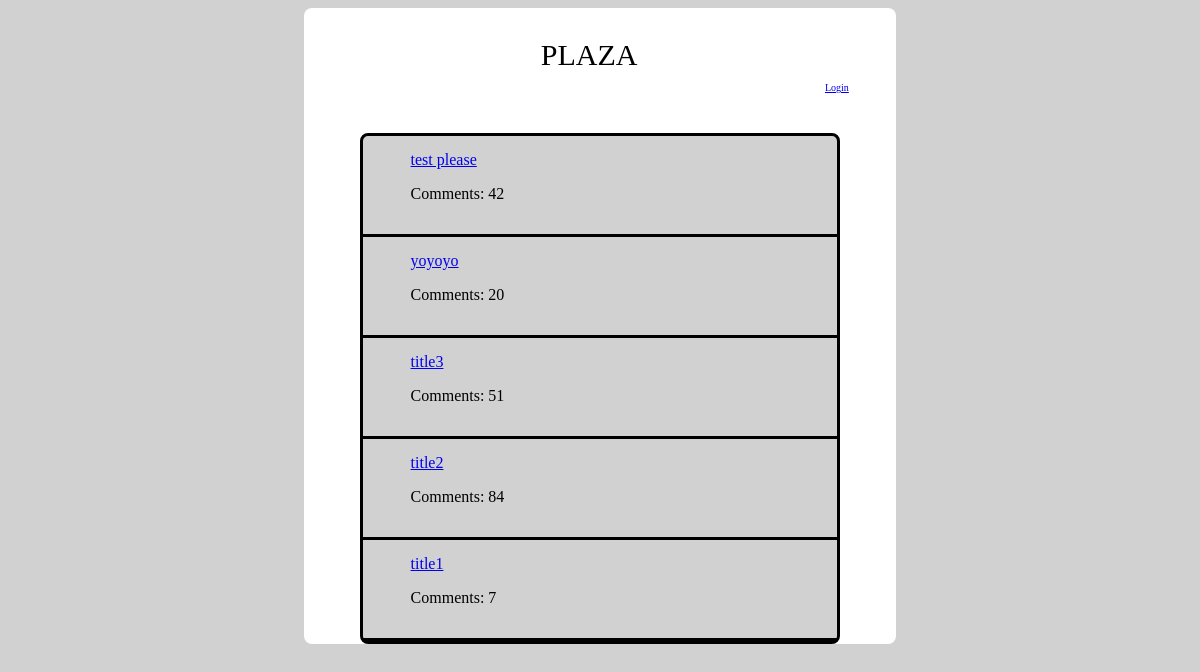
The page / on the database its author committed.
### tables this page shows
CREATE TABLE posts(
	postid INTEGER PRIMARY KEY AUTOINCREMENT,
	postcontent TEXT(500) NOT NULL,
	ownerid INTEGER NOT NULL,
	posttitle VARCHAR(50) NOT NULL,
	FOREIGN KEY(ownerid) REFERENCES users(userid)
	);

### plazapp/views/index.py (the view)
@plazapp.app.route('/')
def show_index():
        log_status = request.cookies.get('loggedin')
        payload = {}
        posts = get_posts(10)
        payload['posts'] = []
        for post in posts:
            post_dict = {}
            post_dict['title'] = post[3]
            post_dict['pid'] = post[2]
            post_dict['commentcount'] = randint(1, 100)
            payload['posts'].append(post_dict)
        if log_status == "yes":
                 payload['loggedin'] = False
        else:
                 payload['loggedin'] = True
        response = make_response(flask.render_template("index.html", **payload))
        return response

### plazapp/model.py (called while the page is built)
def get_db():
	if not hasattr(flask.g, 'sqlite_db'):
		flask.g.sqlite_db = sqlite3.connect(plazapp.app.config['DATABASE_FILENAME'])
		flask.g.sqlite_db('PRAGMA foreign_keys = ON')
	return flask.g.sqlite_db

def get_posts(postcount):
	cursor = get_db().cursor()
	cursor.execute("SELECT * FROM posts ORDER BY postid DESC LIMIT %d" % postcount)
	return cursor.fetchall()

### plazapp/templates/index.html (shortened to what this page needs)
<!DOCTYPE html>
<html>
	<head>
		<link rel="stylesheet" type="text/css" href="/static/css/style.css">
	</head>
	<body>
        	<div class="container">
			<header>
				<h>PLAZA</h>
				{% if loggedin %}
				<p><a href="login.html">Login</a></p>
				{% else %}
				<p>Welcome, {{username}}</p>
				<p><a href="https://reddit.com/r/trashpandas">Sign out</a></p>
				{% endif %}
			</header>
			<div class="post-section">
				{% for post in posts %}
      				<div class="post">
					<h><a href="/p/{{post.pid}}">{{post.title}}</a> </h>
					<p>Comments: {{post.commentcount}}</p>
      				</div>
				{% endfor %}
			</div>
    		</div>
  	</body>
</html>

### plazapp/static/css/style.css (style rules this page uses)
.container { width:50%; margin:auto; background-color:white; border-radius: 8px; }
.post { padding-top:15px; padding-bottom:15px; padding-left:10%; border-bottom: 3px solid black; }
.post-section { margin:auto; width:80%; background-color:#d1d1d1; border-radius:8px; border: 3px solid black; }
header { padding-top:30px; padding-bottom:30px; font-size:30px; margin:auto; width:80%; padding-left:40%; }
header p { padding-left:60%; font-size:10px; padding-bottom:0%; }
body { background-color:#d1d1d1; }

### rows shown on the page
posts: title "test please", commentcount "42"
posts: title "yoyoyo", commentcount "20"
posts: title "title3", commentcount "51"
posts: title "title2", commentcount "84"
posts: title "title1", commentcount "7"
